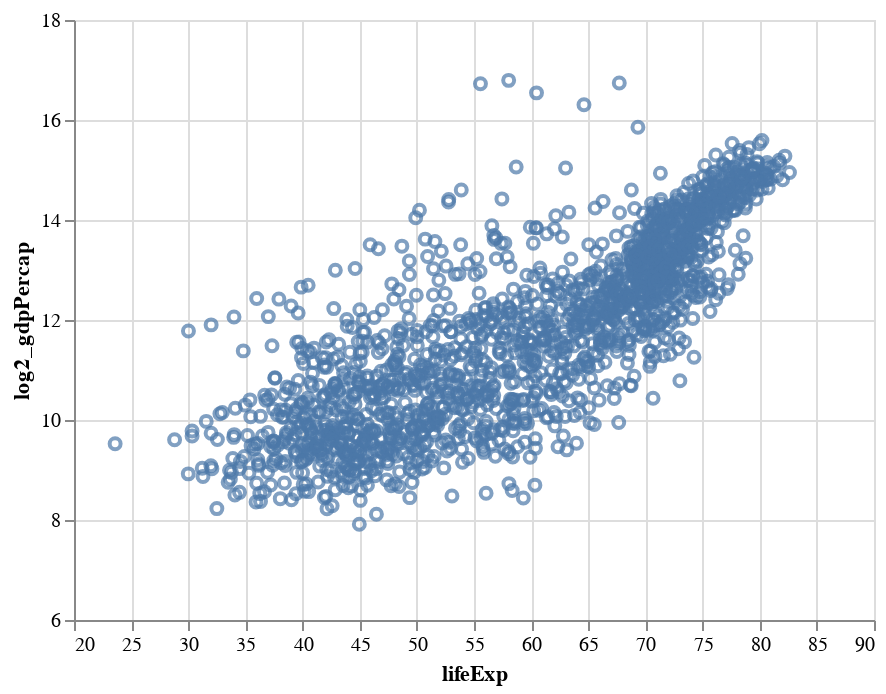

Here is the notebook cell this chart was saved with:
### Code cell
Scatter_Plot_Altair = alt.Chart(gapminder).mark_point().encode(
    x=alt.X('lifeExp', scale=alt.Scale(domain=(20, 90))),
    y=alt.Y('log2_gdpPercap',scale=alt.Scale(domain=(6, 18)))
)
Scatter_Plot_Altair

### Figure 1 — Vega-Lite specification as saved in the notebook (floating-point values rounded to 4 significant figures; data arrays with more than 128 entries replaced by an {"elided": "..."} marker saying what was removed)
{"config": {"view": {"continuousWidth": 400, "continuousHeight": 300}}, "data": {"name": "data-a9c0514819c4c7876e7da564d2acdd66"}, "mark": "point", "encoding": {"x": {"type": "quantitative", "field": "lifeExp", "scale": {"domain": [20, 90]}}, "y": {"type": "quantitative", "field": "log2_gdpPercap", "scale": {"domain": [6, 18]}}}, "$schema": "https://vega.github.io/schema/vega-lite/v4.0.0.json", "datasets": {"data-a9c0514819c4c7876e7da564d2acdd66": {"elided": "1704 records"}}}
